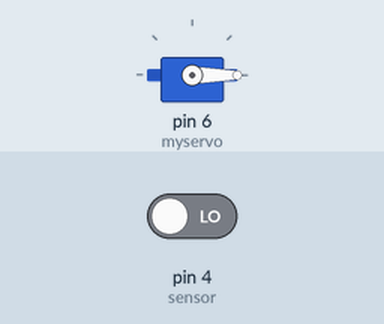
This sketch was run on a simulated Arduino Uno, built with avr-gcc and run on an emulated ATmega328P. Parts: servo. The inputs (shaded band) are chosen by the test bench; at power-on: pin 4 (sensor) LOW.

Above: at 5.2 s.
5.3 s: pin 4 (sensor) driven HIGH
At 7.2 s:
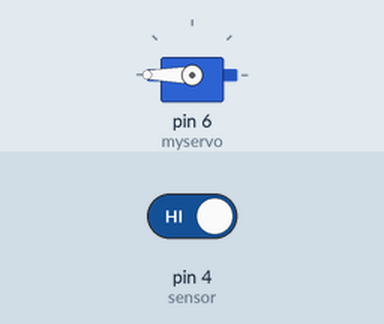
8.2 s: pin 4 (sensor) driven LOW
At 9.8 s:
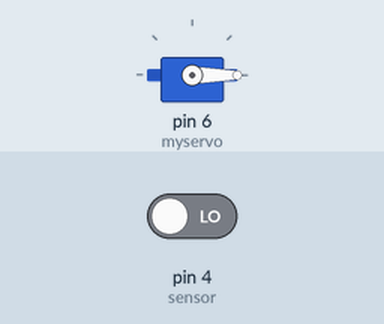
Timing chart, 0 to 11.3 s (numbered marks = the images above; inputs shaded):
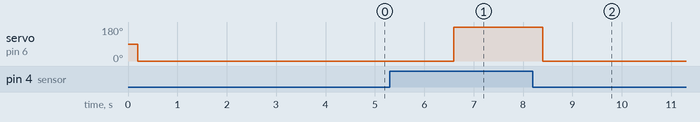

Measured:
- after the input at 5.3 s, servo on pin 6 (myservo): 0° → 180° after 1.3 s
- after the input at 8.2 s, servo on pin 6 (myservo): 180° → 0° after 0.20 s

The sketch:

hand_sanitizier_otomatis_menggunakan_sensor_halangan.ino
```cpp
#include <Servo.h>
int sensor = 4;//pin digital
//bahan sensor halangan, servo hitam, baterai, arduino
Servo myservo;

void setup() {
pinMode(sensor, INPUT);// put your setup code here, to run once:
myservo.attach(6);//pindigital
}

void loop() {
  while(!(digitalRead(sensor))){//tanda seru untuk mengatakan bahwa saat no maka sensor bekerja
  delay(200);
  myservo.write(0);//110 bisa diganti tergantung dia mau berputar berapa derajat untuk ngecrot sabun
  delay(2000);//agar saat tangan dilepas bisa slow jalannya

}
myservo.write(180);//bisa diganti sans
}
```
